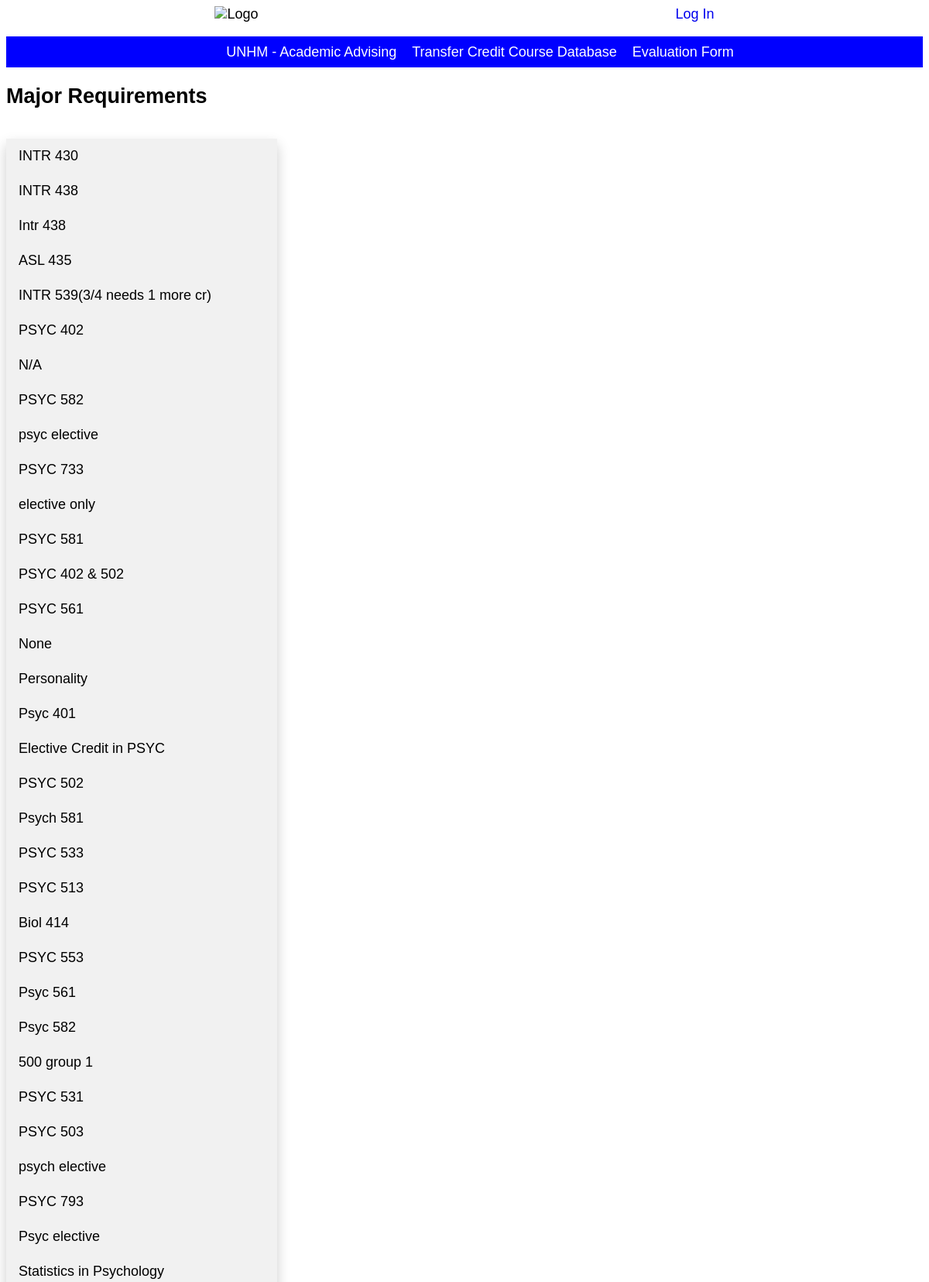
Page /requirements (upper part) on the committed database.
### transfer/models/model_requirement.py (models this page shows, shortened)
class MajorRequirement(models.Model):
    description = models.CharField(max_length=100, blank=True, null=True)
    major_id = models.ForeignKey(Major, on_delete=models.CASCADE)

### transfer/views/requirement_view.py (the view)
# urls.py: path('requirements', RequirementListView.as_view(), name='requirement_home'),
class RequirementListView(ListView):
    model = MajorRequirement
    template_name = 'requirement/major_req_home.html'

### transfer/templates/requirement/major_req_home.html
{% extends "base.html" %}
{% load static %}
{% block content %}
<h2>Major Requirements</h2>
<div class="dropdown">
  <div id="myDropdown" class="dropdown-content">
    {% for requirement in object_list %}
    <a href="{% url 'requirement_detail' requirement.pk %}">{{ requirement.description }}</a>
    {% endfor %}
    </div>
    </div>
{% endblock %}

### transfer/static/css/base.css (style rules this page uses)
body { font-family: 'Source Sans Pro', sans-serif; font-size:18px; }
.dropdown { position: relative; display: inline-block; }
.dropdown-content { position: absolute; background-color: #f1f1f1; min-width: 350px; box-shadow: 0px 8px 16px 0px rgba(0,0,0,0.2); z-index: 1; }
.dropdown-content a { color: black; padding: 12px 16px; text-decoration: none; display: block; }

### rows in the picture
MajorRequirement: description "INTR 430"
MajorRequirement: description "INTR 438"
MajorRequirement: description "Intr 438"
MajorRequirement: description "ASL 435"
MajorRequirement: description "INTR 539(3/4 needs 1 more cr)"
MajorRequirement: description "PSYC 402"
MajorRequirement: description "N/A"
MajorRequirement: description "PSYC 582"
MajorRequirement: description "psyc elective"
MajorRequirement: description "PSYC 733"
MajorRequirement: description "elective only"
MajorRequirement: description "PSYC 581"
MajorRequirement: description "PSYC 402 & 502"
MajorRequirement: description "PSYC 561"
MajorRequirement: description "None"
MajorRequirement: description "Personality"
MajorRequirement: description "Psyc 401"
MajorRequirement: description "Elective Credit in PSYC"
MajorRequirement: description "PSYC 502"
MajorRequirement: description "Psych 581"
MajorRequirement: description "PSYC 533"
MajorRequirement: description "PSYC 513"
MajorRequirement: description "Biol 414"
MajorRequirement: description "PSYC 553"
MajorRequirement: description "Psyc 561"
MajorRequirement: description "Psyc 582"
MajorRequirement: description "500 group 1"
MajorRequirement: description "PSYC 531"
MajorRequirement: description "PSYC 503"
MajorRequirement: description "psych elective"
MajorRequirement: description "PSYC 793"
MajorRequirement: description "Psyc elective"
MajorRequirement: description "Statistics in Psychology"
